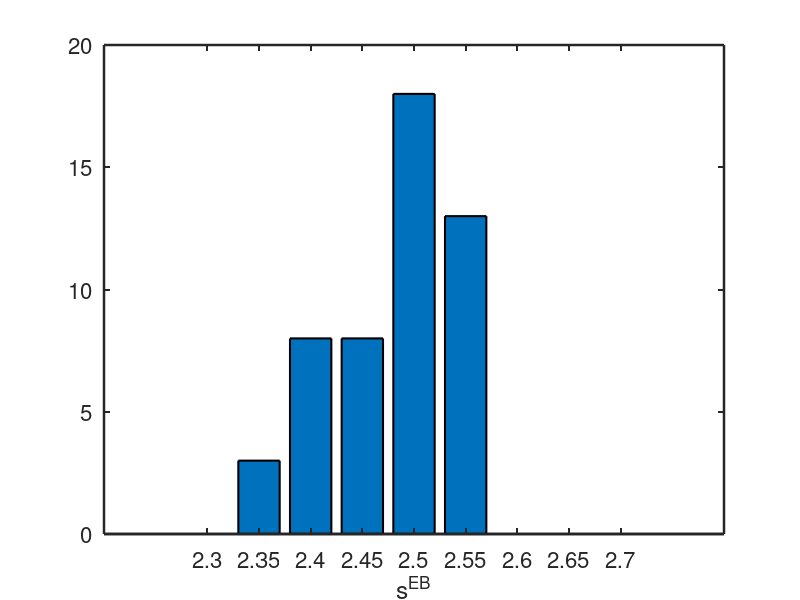

Source code (MATLAB): (Note: this script raises an error after producing the figure.)

load data_variance_misspecify sol_KF sol_MLE  MLE_ave_err_s KF_ave_err_s
axesfontsize=16;
axeslinewidth=1.8;
linelinewidth=1.8;
patchlinewidth=1.5;
set(0,'defaultaxesfontsize',axesfontsize,'defaultaxeslinewidth',axeslinewidth,...
    'defaultlinelinewidth',linelinewidth,'defaultpatchlinewidth',patchlinewidth)

figure
hist_ax=2.3:0.05:2.7;
temp=hist(sol_MLE(:,1),hist_ax);
bar(hist_ax,temp)
set(gca,'XTick',2.3:0.05:2.7);
xlabel('s^{EB}');
h=gcf;
myprint('misspecify_recover_regularity_EB',h)


figure
hist_ax=0.8:0.05:1.2;
temp=hist(sol_KF(:,1),hist_ax);
bar(hist_ax,temp)
set(gca,'XTick',0.8:0.05:1.2);
xlabel('s^{KF}');
h=gcf;
myprint('misspecify_recover_regularity_KF',h)


